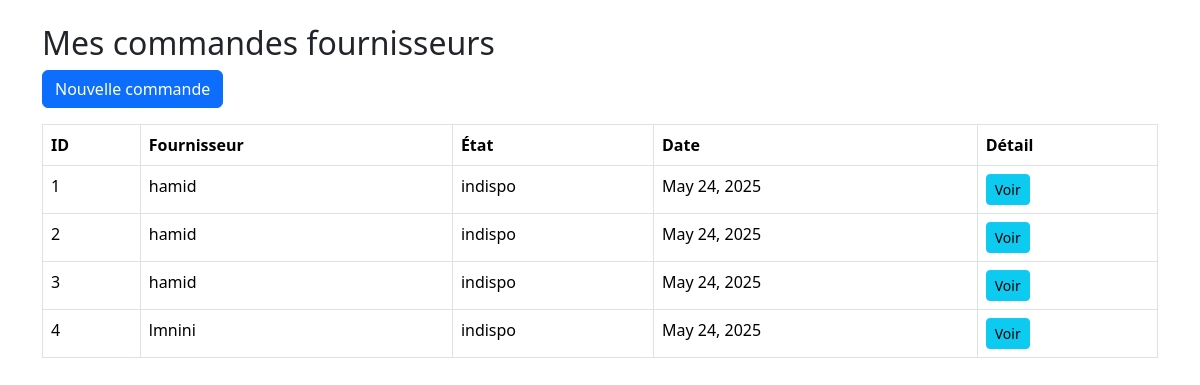
Screenshot of /commandes/ (signed in) with the database file from the repository.
### inventory/models.py (models this page shows, shortened)
class Commande(models.Model):
    date       = models.DateField(auto_now_add=True)
    etat       = models.CharField(max_length=100)
    fournisseur= models.ForeignKey(Fournisseur, on_delete=models.CASCADE)
    employe    = models.ForeignKey(CustomUser, on_delete=models.CASCADE, limit_choices_to={'role': 'employe'})

class Fournisseur(models.Model):
    user = models.OneToOneField(
        CustomUser, on_delete=models.CASCADE,
        limit_choices_to={'role': 'fournisseur'},
        related_name='fournisseur_profile',
        null=True, blank=True  # ← autorise les fournisseurs sans user
    )
    nom     = models.CharField(max_length=100)
    contact = models.CharField(max_length=20)
    email   = models.EmailField(unique=True)
    adresse = models.CharField(max_length=255, blank=True, null=True)

### inventory/views.py (the view)
# urls.py: path('commandes/', commande_list, name='commande_list'),
@login_required
def commande_list(request):
    commandes = Commande.objects.filter(employe=request.user)
    return render(request, 'commande_list.html', {'commandes': commandes})

### templates/commande_list.html (shortened to what this page needs)
{% load static %}
<!DOCTYPE html>
<html lang="fr">
<head>
    <link href="https://cdn.jsdelivr.net/npm/bootstrap@5.3.2/dist/css/bootstrap.min.css" rel="stylesheet">
</head>
<body>
<div class="container mt-4">
    <h2>Mes commandes fournisseurs</h2>
    <a href="{% url 'add_commande' %}" class="btn btn-primary mb-3">Nouvelle commande</a>
    <table class="table table-bordered">
        <thead>
            <tr>
                <th>ID</th>
                <th>Fournisseur</th>
                <th>État</th>
                <th>Date</th>
                <th>Détail</th>
            </tr>
        </thead>
        <tbody>
            {% for cmd in commandes %}
            <tr>
                <td>{{ cmd.id }}</td>
                <td>{{ cmd.fournisseur.nom }}</td>
                <td>{{ cmd.etat }}</td>
                <td>{{ cmd.date }}</td>
                <td><a href="{% url 'commande_detail' cmd.id %}" class="btn btn-sm btn-info">Voir</a></td>
            </tr>
            {% empty %}
            <tr>
                <td colspan="5" class="text-center">Aucune commande trouvée.</td>
            </tr>
            {% endfor %}
        </tbody>
    </table>
</div>
</body>
</html>

### rows the page displays
Commande: id "1", fournisseur.nom "hamid", etat "indispo", date "May 24, 2025"
Commande: id "2", fournisseur.nom "hamid", etat "indispo", date "May 24, 2025"
Commande: id "3", fournisseur.nom "hamid", etat "indispo", date "May 24, 2025"
Commande: id "4", fournisseur.nom "lmnini", etat "indispo", date "May 24, 2025"
